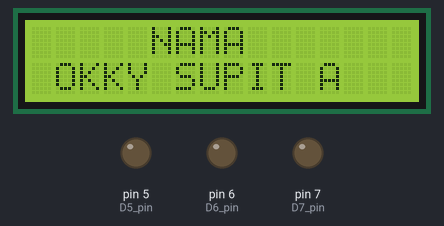
Bench run of a sketch on a simulated Arduino Uno, built with avr-gcc and run on an emulated ATmega328P. Parts: 16×2 character LCD, output pins drawn as LEDs (lit = HIGH).

Above: at 0.1 s.
At 2.2 s:
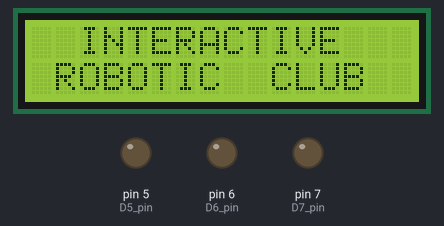
At 5.2 s:
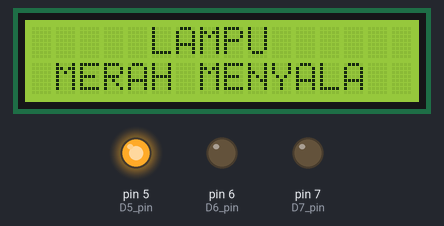
At 7.2 s:
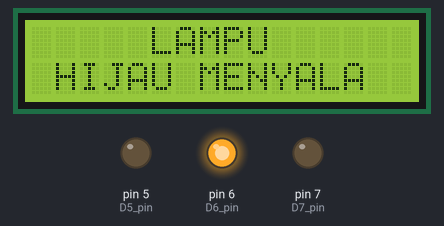
At 10.3 s:
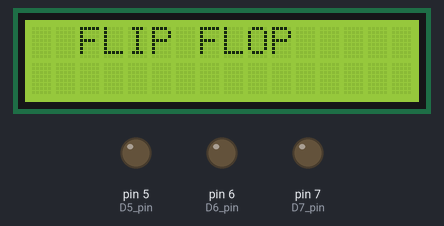
At 14.8 s:
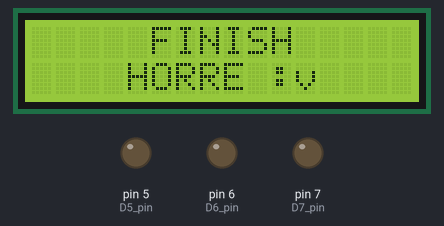
Timing chart, 0 to 40.0 s (numbered marks = the images above):
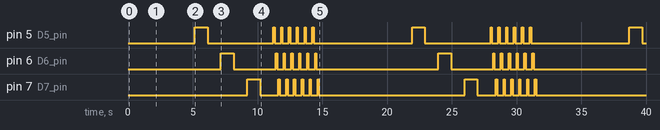

Measured:
- by itself, pin 6 (D6_pin): LOW → HIGH at 7.2 s, → LOW 1.0 s later, → HIGH 3.2 s later, → LOW 0.10 s later, … (28 changes in this stretch)
- by itself, pin 7 (D7_pin): LOW → HIGH at 9.2 s, → LOW 1.0 s later, → HIGH 1.4 s later, → LOW 0.10 s later, … (28 changes in this stretch)
- by itself, pin 5 (D5_pin): repeats every 16.8 s: LOW 5.1 s, 3 × (HIGH 0.10 s, LOW 0.50 s), 2 × (HIGH 0.10 s, LOW 0.51 s), HIGH 0.10 s, LOW 7.6 s, HIGH 1.0 s
- what the display in image 1 shows lasts 2.0 s, from 2.1 s to 4.1 s

The sketch:

LED_and_LCD_Ujian_Pertama.ino
```cpp
#include <LCD.h>
#include <LiquidCrystal_I2C.h>
#include <Wire.h>

#define I2C_ADDR 0x27
#define BACKLIGHT_PIN 3
#define En_pin 2
#define Rw_pin 1
#define Ra_pin 0
#define D4_pin 4
#define D5_pin 5
#define D6_pin 6
#define D7_pin 7

LiquidCrystal_I2C
lcd(I2C_ADDR, En_pin, Rw_pin, Ra_pin, D4_pin, D5_pin, D6_pin, D7_pin);

void setup() {
  // put your setup code here, to run once:
lcd.begin(16,2);
lcd.setBacklightPin(BACKLIGHT_PIN,POSITIVE);
lcd.setBacklight(HIGH);

pinMode(5,OUTPUT);
pinMode(6,OUTPUT);
pinMode(7,OUTPUT);

}

void loop() {
  // put your main code here, to run repeatedly:
lcd.setCursor(1,0);
lcd.print("    NAMA    ");
lcd.setCursor(0,1);
lcd.print(" OKKY SUPIT A ");
delay(2000);
lcd.clear();

lcd.setCursor(1,0);
lcd.print(" INTERACTIVE ");
lcd.setCursor(0,1);
lcd.print(" ROBOTIC  CLUB  ");
delay(2000);
lcd.clear();

lcd.setCursor(1,0);
lcd.print("    LAMPU  ");
lcd.setCursor(0,1);
lcd.print(" MERAH MENYALA ");
delay(1000);
digitalWrite(5,HIGH);
delay(1000);
digitalWrite(5,LOW);
delay(0);
lcd.clear();


lcd.setCursor(1,0);
lcd.print("    LAMPU ");
lcd.setCursor(0,1);
lcd.print(" HIJAU MENYALA ");
delay(1000);
digitalWrite(6,HIGH);
delay(1000);
digitalWrite(6,LOW);
delay(0);
lcd.clear();

lcd.setCursor(1,0);
lcd.print("    LAMPU ");
lcd.setCursor(0,1);
lcd.print(" BIRU MENYALA ");
delay(1000);
digitalWrite(7,HIGH);
delay(1000);
digitalWrite(7,LOW);
delay(0);
lcd.clear();

lcd.setCursor(1,0);
lcd.print(" FLIP FLOP ");
delay(1000);

digitalWrite(5,HIGH);
delay(100);
digitalWrite(5,LOW);
delay(100);

digitalWrite(6,HIGH);
delay(100);
digitalWrite(6,LOW);
delay(100);

digitalWrite(7,HIGH);
delay(100);
digitalWrite(7,LOW);
delay(100);

digitalWrite(5,HIGH);
delay(100);
digitalWrite(5,LOW);
delay(100);

digitalWrite(6,HIGH);
delay(100);
digitalWrite(6,LOW);
delay(100);

digitalWrite(7,HIGH);
delay(100);
digitalWrite(7,LOW);
delay(100);

digitalWrite(5,HIGH);
delay(100);
digitalWrite(5,LOW);
delay(100);

digitalWrite(6,HIGH);
delay(100);
digitalWrite(6,LOW);
delay(100);

digitalWrite(7,HIGH);
delay(100);
digitalWrite(7,LOW);
delay(100);

digitalWrite(5,HIGH);
delay(100);
digitalWrite(5,LOW);
delay(100);

digitalWrite(6,HIGH);
delay(100);
digitalWrite(6,LOW);
delay(100);

digitalWrite(7,HIGH);
delay(100);
digitalWrite(7,LOW);
delay(100);

lcd.setCursor(1,0);
lcd.print("    FINISH  ");
digitalWrite(5,HIGH);
delay(100);
digitalWrite(5,LOW);
delay(100);

digitalWrite(6,HIGH);
delay(100);
digitalWrite(6,LOW);
delay(100);

digitalWrite(7,HIGH);
delay(100);
digitalWrite(7,LOW);
delay(100);

lcd.setCursor(0,1);
lcd.print("    HORRE :v  ");
digitalWrite(5,HIGH);
delay(100);
digitalWrite(5,LOW);
delay(100);

digitalWrite(6,HIGH);
delay(100);
digitalWrite(6,LOW);
delay(100);

digitalWrite(7,HIGH);
delay(100);
digitalWrite(7,LOW);
delay(100);

delay(2000);

lcd.clear();

}
```
